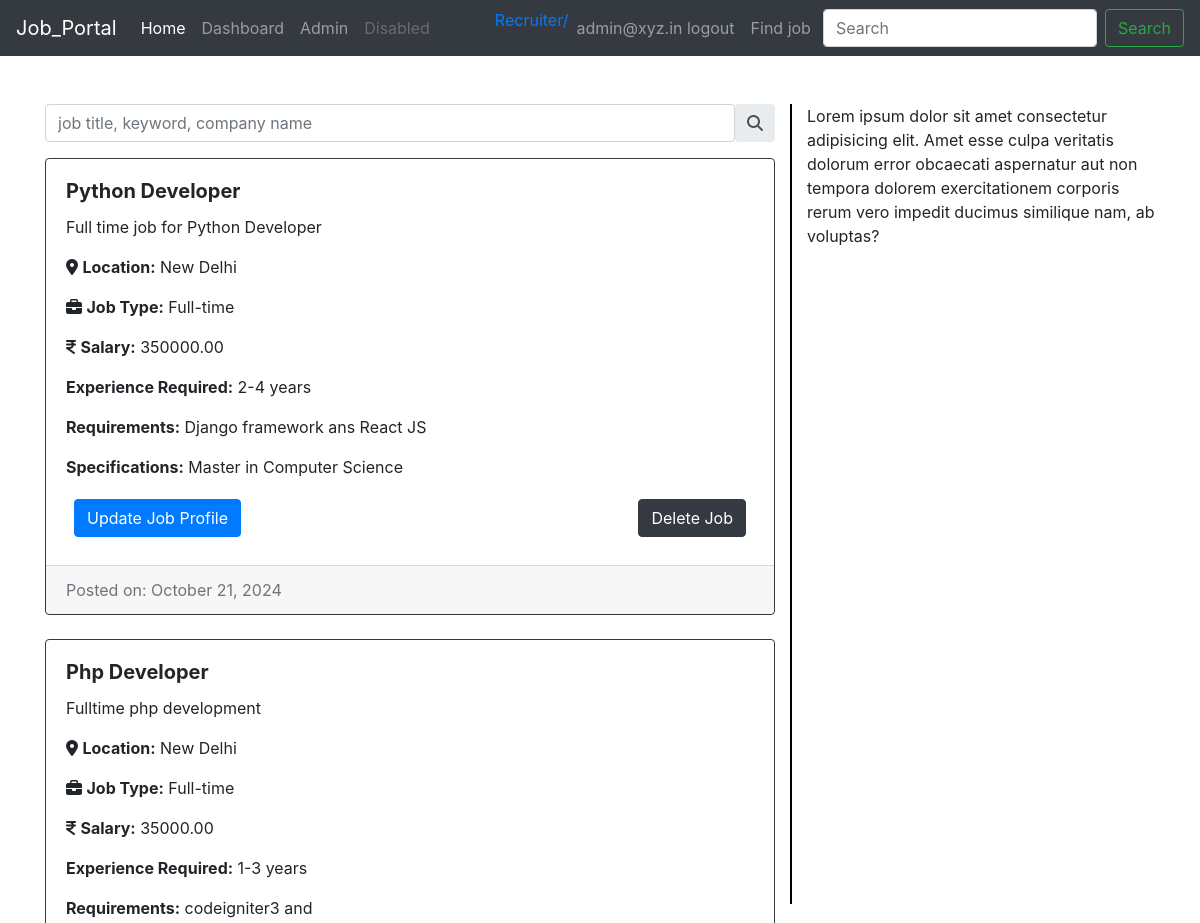
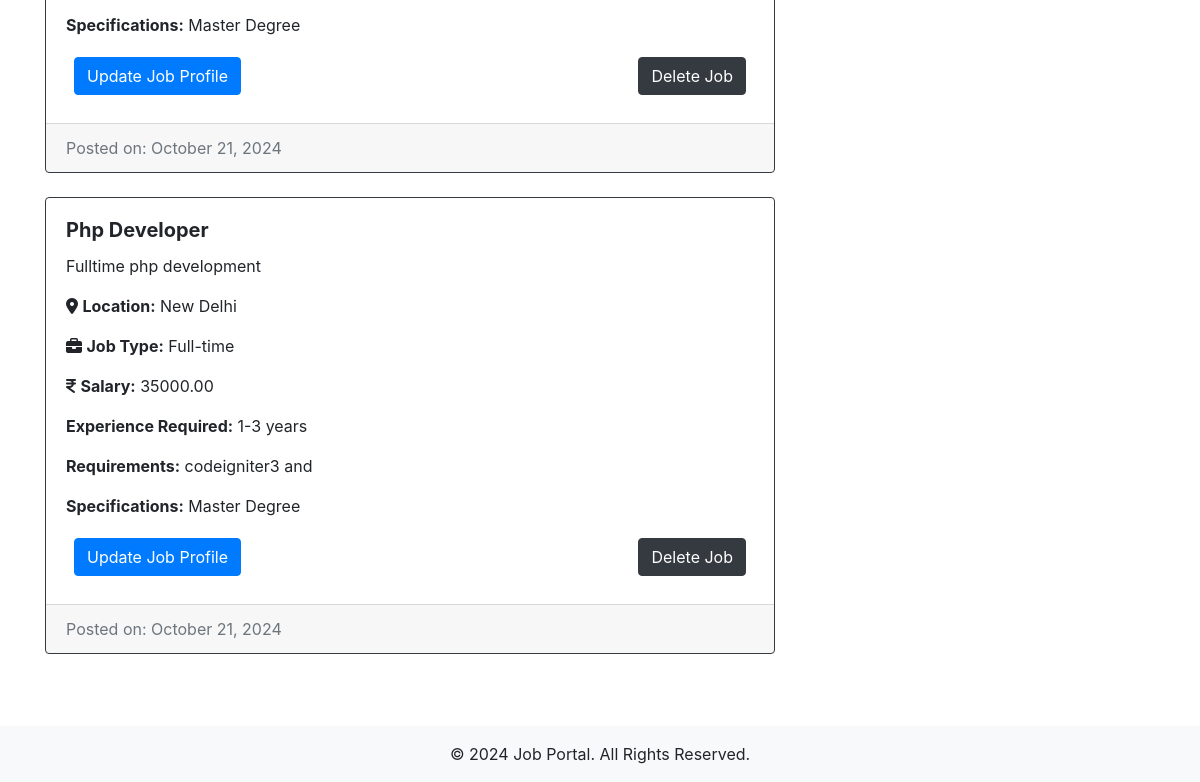
Before: /recruiter_job_view/ (signed in) with the older database file (2 pictures, top to bottom).
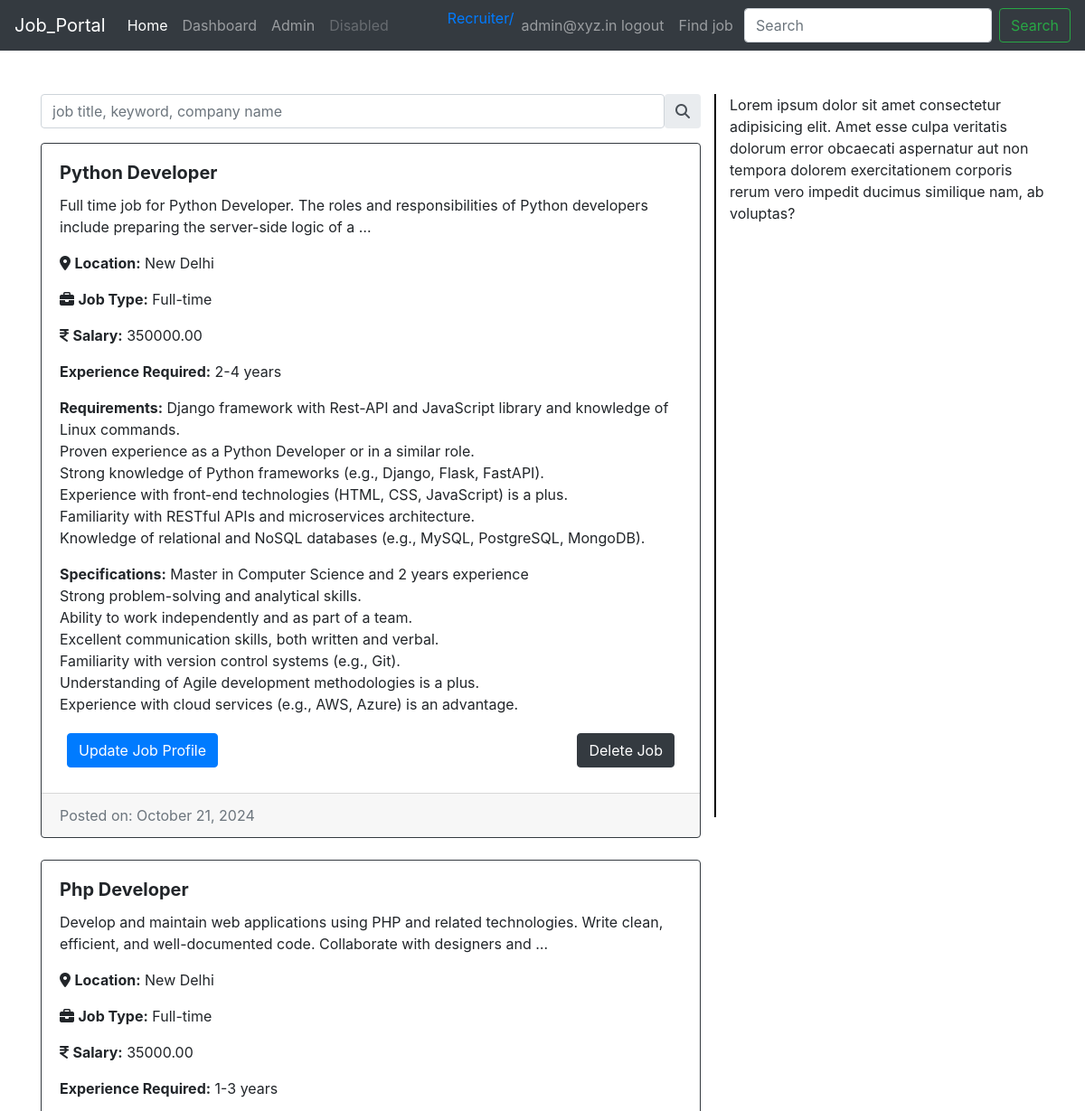
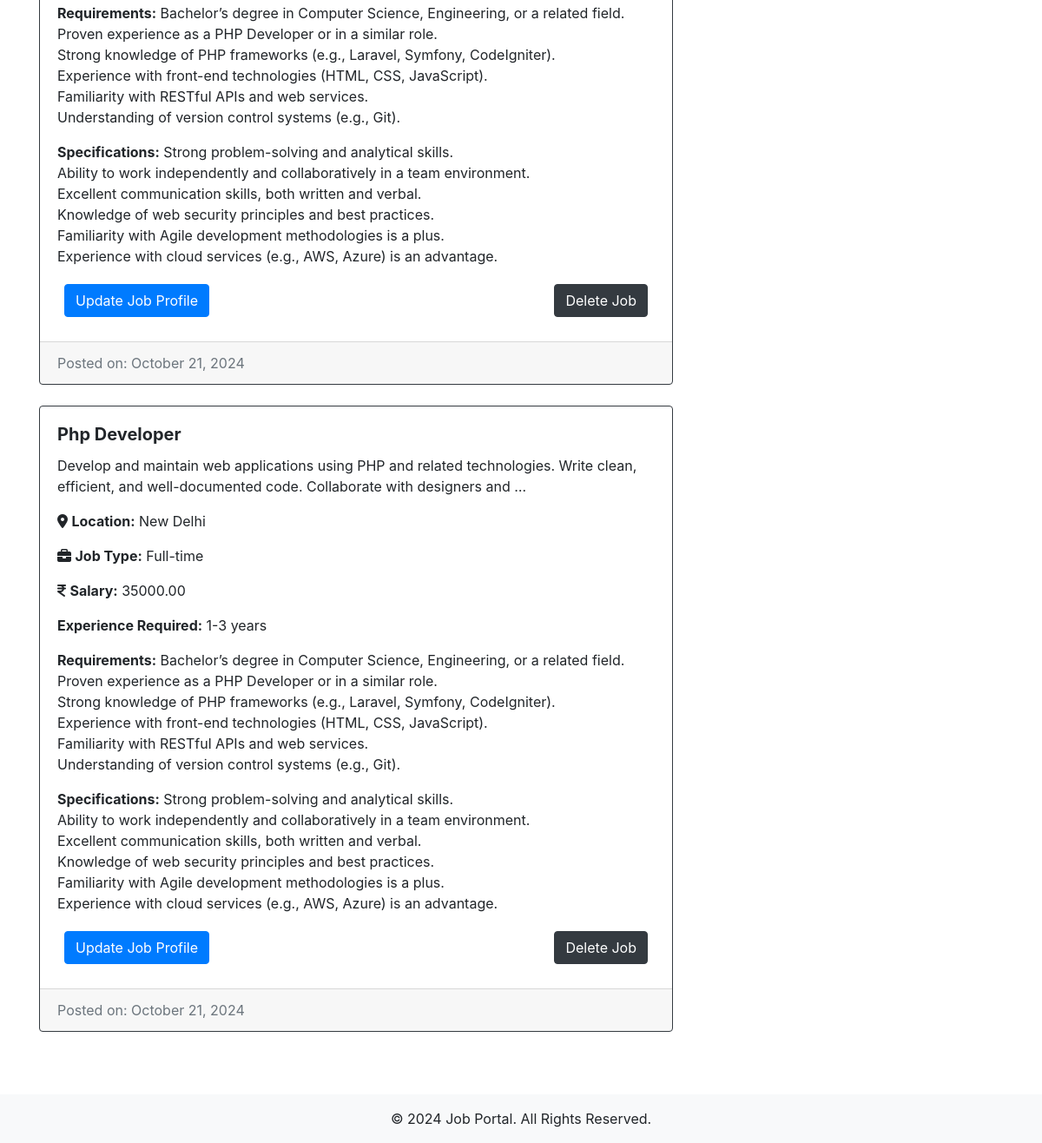
After: the same page with the newer database file (2 pictures, top to bottom).
### JobApp/models.py (models this page shows, shortened)
class Job(models.Model):
    recruiter = models.ForeignKey(
        CustomUser,
        on_delete=models.CASCADE,
        limit_choices_to={'user_type': 'recruiter'}
    )
    title = models.CharField(max_length=255)
    description = models.TextField()
    location = models.CharField(max_length=255)
    job_type = models.CharField(
        max_length=50,
        choices=[
            ('full-time', 'Full-time'),
            ('part-time', 'Part-time'),
            ('internship', 'Internship')
        ]
    )
    salary = models.DecimalField(
        max_digits=10,
        decimal_places=2,
        null=True,
        blank=True
    )
    requirements = models.TextField(help_text="List of job requirements")
    experience_required = models.CharField(
        max_length=100,
        help_text="Required experience level"
    )
    specifications = models.TextField(
        null=True,
        blank=True,
        help_text="Any other specific requirements"
    )
    education=models.CharField(_("Education"), max_length=50,choices=education, default='masters')
    language=models.CharField(_("Languages"), max_length=50,choices=language,default='eng')
    schedule=models.CharField(_("Shift and schedule"), max_length=50,choices=shift,default='morning')
    work_mode = models.CharField(
        max_length=10,
        choices=WORK_MODE_CHOICES,
        default='Onsite',  # Default to 'Onsite'
    )
    created_at = models.DateTimeField(auto_now_add=True, null=True)
    updated_at = models.DateTimeField(auto_now=True, null=True)
    is_published = models.BooleanField(default=False)
    is_closed = models.BooleanField(default=False)
    Vacancy = models.CharField(max_length=10, null=True)
    passedout = models.CharField(max_length=30 ,default='2023-2024')
    timestamp = models.DateTimeField(auto_now=True)
    end_date = models.DateField(max_length=20, null=True,default='None')
    gender = models.CharField(max_length=30,choices=gender_chioce ,blank=True)

### JobApp/permission.py (the view)
    def wrap(request, *args, **kwargs):
        if request.user.user_type == 'recruiter':
            return function(request, *args, **kwargs)
        else:
            raise PermissionDenied

### JobApp/permission.py (called while the page is built)
def user_is_recruiter(function):
    def wrap(request, *args, **kwargs):
        if request.user.user_type == 'recruiter':
            return function(request, *args, **kwargs)
        else:
            raise PermissionDenied
    return wrap

### JobApp/views.py (called while the page is built)
@login_required(login_url=reverse_lazy('Account:signin'))
@user_is_recruiter
def recruiter_job_view(request):
    if request.user.is_authenticated:
        recruiter_jobs=Job.objects.filter(recruiter=request.user)
        print(request.user)
        return render(request, 'JobApp/recruiterJobPage.html', {'recruiter_jobs':recruiter_jobs})
    else:
        return redirect('Account:signin')

### users/models.py (called while the page is built)
    def __str__(self):
        return  f'{self.email} {self.first_name}'

### templates/JobApp/recruiterJobPage.html (shortened to what this page needs)
{% extends "base.html" %}
{% load static %}
{% block content %}
<link rel="stylesheet" href="https://cdnjs.cloudflare.com/ajax/libs/font-awesome/6.6.0/css/all.min.css" />
{% include "recruiter_navbar.html" %}
{% if recruiter_jobs %}
<div class="container my-5">
    <div class="row">
        <div class="col-md-8">
            <div class="input-group rounded mb-3">
                <input type="search" class="form-control rounded" placeholder="job title, keyword, company name" aria-label="Search" aria-describedby="search-addon" />
                <span class="input-group-text border-0" id="search-addon">
                    <i class="fas fa-search"></i>
                </span>
            </div>
            {% for job in recruiter_jobs %}
            <div class="card  shadow-sm mb-4 border border-dark rounded" >
                <article class="card-body">
                    <h5 class="card-title"><b>{{ job.title }}</b></h5>
                    <p class="card-text">{{ job.description|truncatewords:20 }}</p>
                    <p><i class="fa-sharp fa-solid fa-location-dot"></i>
                        <strong>Location:</strong> {{ job.location }}</p>
                    <p><i class="fa-solid fa-briefcase"></i> <strong>Job Type:</strong> {{ job.get_job_type_display }}</p>
                    <p> <i class="fa-solid fa-indian-rupee-sign"></i> <strong>Salary:</strong> {{ job.salary|default:"Not specified" }}</p>
                    <p> <strong>Experience Required:</strong> {{ job.experience_required }}</p>
                    <p><strong>Requirements:</strong> {{ job.requirements|linebreaksbr }}</p>
                    {% if job.specifications %}
                    <p><strong>Specifications:</strong> {{ job.specifications|linebreaksbr }}</p>
                    {% endif %}
                    <div class="row p-1 m-1 d-flex justify-content-between">
                        <a href="" class="btn btn-primary">Update Job Profile</a>
                        <a href="" class="btn btn-dark">Delete Job</a>
                    </div>
                </article>
                <div class="card-footer text-muted">
                    Posted on: {{ job.created_at|date:"F d, Y" }}
                </div>
            </div>
            {% endfor %}
        </div>
        <div class="col-md-4" style="border-left: 2px solid black; height: 100vh;">
            <p>Lorem ipsum dolor sit amet consectetur adipisicing elit. Amet esse culpa veritatis dolorum error obcaecati aspernatur aut non tempora dolorem exercitationem corporis rerum vero impedit ducimus similique nam, ab voluptas?</p>
        </div>
    </div>
</div>
{% endif %}
<footer class="bg-light py-3">
    <div class="container">
        <p class="text-center mb-0">&copy; 2024 Job Portal. All Rights Reserved.</p>
    </div>
</footer>
{% endblock %}

Changed rows visible on the page:
changed Job "Python Developer": description "Full time job for Python Developer" → "Full time job for Python Developer. The roles and responsibilities of Python developers include preparing the server-side logic of a …"; requirements "Django framework ans React JS" → "Django framework with Rest-API and JavaScript library and knowledge of Linux commands. Proven experience as a Python Developer or in a similar role. Strong knowledge of Python frameworks (e.g., Django, Flask, FastAPI). Experience with front-end technologies (HTML, CSS, JavaScript) is a plus. Familiarity with RESTful APIs and microservices architecture. Knowledge of relational and NoSQL databases (e.g., MySQL, PostgreSQL, MongoDB)."; specifications "Master in Computer Science" → "Master in Computer Science and 2 years experience Strong problem-solving and analytical skills. Ability to work independently and as part of a team. Excellent communication skills, both written and verbal. Familiarity with version control systems (e.g., Git). Understanding of Agile development methodologies is a plus. Experience with cloud services (e.g., AWS, Azure) is an advantage."
changed Job (number 2 of 3 on the later page): description "Fulltime php development" → "Develop and maintain web applications using PHP and related technologies. Write clean, efficient, and well-documented code. Collaborate with designers and …"; requirements "codeigniter3 and" → "Bachelor’s degree in Computer Science, Engineering, or a related field. Proven experience as a PHP Developer or in a similar role. Strong knowledge of PHP frameworks (e.g., Laravel, Symfony, CodeIgniter). Experience with front-end technologies (HTML, CSS, JavaScript). Familiarity with RESTful APIs and web services. Understanding of version control systems (e.g., Git)."; specifications "Master Degree" → "Strong problem-solving and analytical skills. Ability to work independently and collaboratively in a team environment. Excellent communication skills, both written and verbal. Knowledge of web security principles and best practices. Familiarity with Agile development methodologies is a plus. Experience with cloud services (e.g., AWS, Azure) is an advantage."
changed Job (number 3 of 3 on the later page): description "Fulltime php development" → "Develop and maintain web applications using PHP and related technologies. Write clean, efficient, and well-documented code. Collaborate with designers and …"; requirements "codeigniter3 and" → "Bachelor’s degree in Computer Science, Engineering, or a related field. Proven experience as a PHP Developer or in a similar role. Strong knowledge of PHP frameworks (e.g., Laravel, Symfony, CodeIgniter). Experience with front-end technologies (HTML, CSS, JavaScript). Familiarity with RESTful APIs and web services. Understanding of version control systems (e.g., Git)."; specifications "Master Degree" → "Strong problem-solving and analytical skills. Ability to work independently and collaboratively in a team environment. Excellent communication skills, both written and verbal. Knowledge of web security principles and best practices. Familiarity with Agile development methodologies is a plus. Experience with cloud services (e.g., AWS, Azure) is an advantage."
